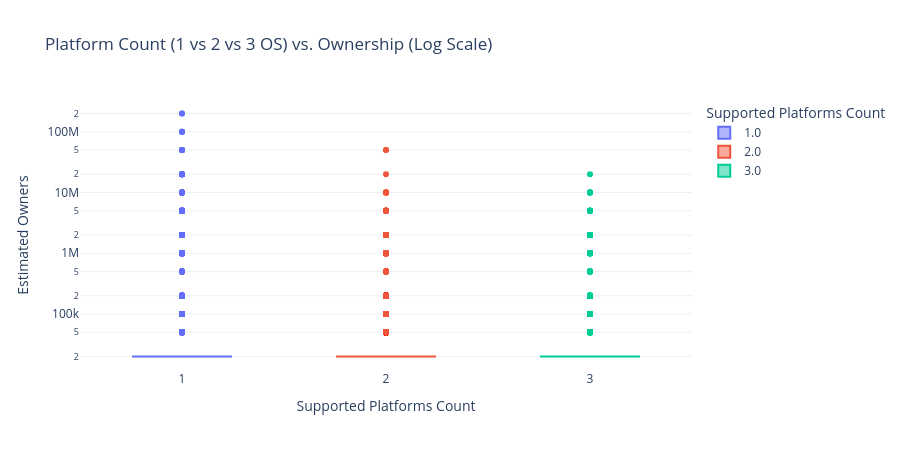

The code cell stored with this chart in its notebook:
### Markdown cell above
### Questions Explored:
1. **Which genres have the highest ownership (highest_estimate_owner)?**
2. **Does patforms_count correlate with higher ownership?**
3. **Does recent_vs_lifetime_engagment differ by genre? Which genres retain players longest?**
4. **Do Indie titles get higher review scores than non-indie titles despite lower prices?**

### Code cell
# 2.1 Highest Ownership Genres
owners_by_genre = df_main.groupby('primary_genre')['highest_estimate_owner'].mean().sort_values(ascending=False)

plt.figure(figsize=(12, 5))
sns.barplot(x=owners_by_genre.index, y=owners_by_genre.values / 1e3, palette='Greens_r')
plt.title('Average Game Ownership by Genre (Thousands of Owners)', fontweight='bold', pad=15)
plt.xlabel('Primary Genre')
plt.ylabel('Average Owners (in Thousands)')
plt.xticks(rotation=45, ha='right')

for i, val in enumerate(owners_by_genre.values / 1e3):
    plt.text(i, val + 2, f"{val:.1f}k", ha='center', fontsize=9)

plt.tight_layout()
plt.show()

# 2.2 Platform Count vs Ownership (Plotly Box Plot)
fig_box = px.box(
    df_main[df_main['highest_estimate_owner'] > 0],
    x='patforms_count',
    y='highest_estimate_owner',
    color='patforms_count',
    log_y=True,
    title="Platform Count (1 vs 2 vs 3 OS) vs. Ownership (Log Scale)",
    labels={'patforms_count': 'Supported Platforms Count', 'highest_estimate_owner': 'Estimated Owners'}
)
fig_box.update_layout(template='plotly_white', height=450)
fig_box.write_html('platform_count_vs_owners_box.html')
fig_box.show()

platform_owners = df_main.groupby('patforms_count')['highest_estimate_owner'].mean()

# 2.3 Recent vs Lifetime Engagement by Genre
retention_by_genre = df_main.groupby('primary_genre')['recent_vs_lifetime_engagment'].mean().sort_values(ascending=False)

plt.figure(figsize=(12, 5))
sns.barplot(x=retention_by_genre.index, y=retention_by_genre.values, palette='Oranges_r')
plt.title('Player Retention (Recent vs Lifetime Engagement Ratio) by Genre', fontweight='bold', pad=15)
plt.xlabel('Primary Genre')
plt.ylabel('Recent / Lifetime Engagement Ratio')
plt.xticks(rotation=45, ha='right')

for i, val in enumerate(retention_by_genre.values):
    plt.text(i, val + 0.005, f"{val:.3f}", ha='center', fontsize=9)

plt.tight_layout()
plt.show()

# 2.4 Indie vs Non-Indie Comparison
df_main['is_indie_genre'] = (df_main['primary_genre'] == 'Indie').astype(int)
indie_comparison = df_main.groupby('is_indie_genre')[['price', 'review_score_pct', 'highest_estimate_owner']].mean()
indie_comparison.index = ['Non-Indie', 'Indie']

plt.figure(figsize=(10, 4))
plt.subplot(1, 2, 1)
sns.barplot(x=indie_comparison.index, y=indie_comparison['price'], palette=['#2b5c8f', '#e66101'])
plt.title('Average Price ($)')
plt.ylabel('Price ($ USD)')

plt.subplot(1, 2, 2)
sns.barplot(x=indie_comparison.index, y=indie_comparison['review_score_pct'] * 100, palette=['#2b5c8f', '#e66101'])
plt.title('Average Review Score %')
plt.ylabel('Review Score %')

plt.suptitle('Indie vs Non-Indie: Price vs Review Score Comparison', fontweight='bold', y=1.03)
plt.tight_layout()
plt.show()

print(f"Summary Insights for Section 2:")
print(f"* Top Ownership Genres: {owners_by_genre.index[0]} ({owners_by_genre.iloc[0]/1e3:.1f}k avg), {owners_by_genre.index[1]} ({owners_by_genre.iloc[1]/1e3:.1f}k avg)")
print(f"* Platform Count Multiplier: Games supporting 3 platforms average {platform_owners.loc[3.0]/1e3:.1f}k owners vs {platform_owners.loc[1.0]/1e3:.1f}k for 1 platform (>2.4x ownership boost!).")
print(f"* Player Retention Champions: {retention_by_genre.index[0]} ({retention_by_genre.iloc[0]:.3f}) and {retention_by_genre.index[1]} ({retention_by_genre.iloc[1]:.3f}) retain players longest after launch.")
print(f"* Indie Comparison: Indie games are cheaper (${indie_comparison.loc['Indie', 'price']:.2f} vs ${indie_comparison.loc['Non-Indie', 'price']:.2f}) and get HIGHER review scores ({indie_comparison.loc['Indie', 'review_score_pct']*100:.1f}% vs {indie_comparison.loc['Non-Indie', 'review_score_pct']*100:.1f}%).")

### Figure 1 — Plotly figure (JSON) as saved in the notebook; plotly's stock layout.template omitted (floating-point values rounded to 4 significant figures; data arrays with more than 128 entries replaced by an {"elided": "..."} marker saying what was removed)
{"data": [{"alignmentgroup": "True", "hovertemplate": "Supported Platforms Count=%{x}<br>Estimated Owners=%{y}<extra></extra>", "legendgroup": "1.0", "marker": {"color": "#636efa"}, "name": "1.0", "notched": false, "offsetgroup": "1.0", "orientation": "v", "showlegend": true, "type": "box", "x": {"elided": "77386 float values"}, "x0": " ", "xaxis": "x", "y": {"elided": "77386 int values"}, "y0": " ", "yaxis": "y"}, {"alignmentgroup": "True", "hovertemplate": "Supported Platforms Count=%{x}<br>Estimated Owners=%{y}<extra></extra>", "legendgroup": "2.0", "marker": {"color": "#EF553B"}, "name": "2.0", "notched": false, "offsetgroup": "2.0", "orientation": "v", "showlegend": true, "type": "box", "x": {"elided": "11995 float values"}, "x0": " ", "xaxis": "x", "y": {"elided": "11995 int values"}, "y0": " ", "yaxis": "y"}, {"alignmentgroup": "True", "hovertemplate": "Supported Platforms Count=%{x}<br>Estimated Owners=%{y}<extra></extra>", "legendgroup": "3.0", "marker": {"color": "#00cc96"}, "name": "3.0", "notched": false, "offsetgroup": "3.0", "orientation": "v", "showlegend": true, "type": "box", "x": {"elided": "8100 float values"}, "x0": " ", "xaxis": "x", "y": {"elided": "8100 int values"}, "y0": " ", "yaxis": "y"}], "layout": {"boxmode": "overlay", "height": 450, "legend": {"title": {"text": "Supported Platforms Count"}, "tracegroupgap": 0}, "title": {"text": "Platform Count (1 vs 2 vs 3 OS) vs. Ownership (Log Scale)"}, "xaxis": {"anchor": "y", "categoryarray": [1, 2, 3], "categoryorder": "array", "domain": [0, 1], "title": {"text": "Supported Platforms Count"}}, "yaxis": {"anchor": "x", "domain": [0, 1], "title": {"text": "Estimated Owners"}, "type": "log"}}}
